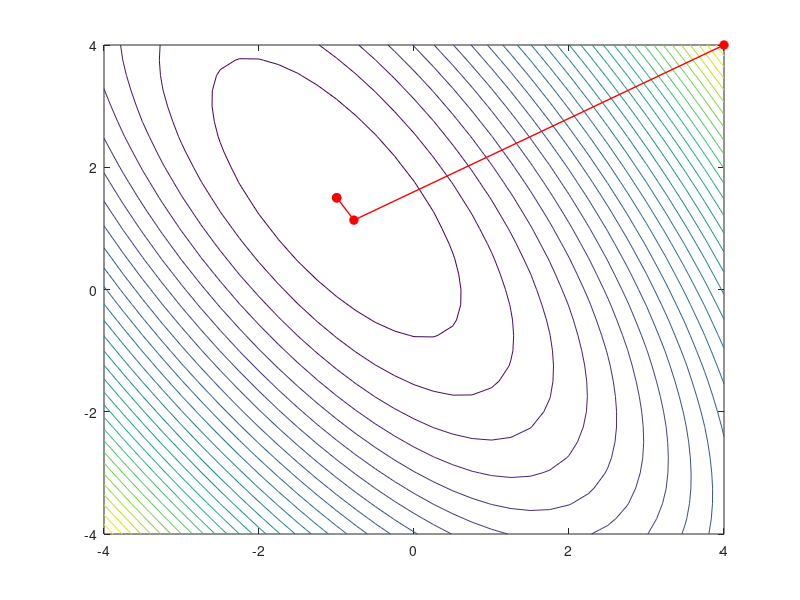

Source code (MATLAB):
clc; close all; clear;

x_range = -4:0.25:4;
y_range = -4:0.25:4;

[x1, x2] = meshgrid(x_range, y_range);

z = 2 * x1.^2 + x2.^2 + 2 * x1.*x2 + x1 - x2;

contour(x1, x2, z, 30);

A = [4 2;
     2 2];
b = [-1 1]';

x0 = [4, 4]';

vals = [x0];

g = A * x0 - b;
steps = 0;

while norm(A * x0 - b) > 0.001
    g = A * x0 - b;
    alpha = (g' * g) / (g' * A * g);
    x1 = x0 - alpha * g;
    vals = [vals x1];
    x0 = x1;
    steps = steps + 1;
end

disp("Steps : ")
disp(steps)

hold on;
plot(vals(1, :), vals(2, :), 'ro-', 'MarkerFaceColor', 'r', 'LineWidth', 1);
hold off;
